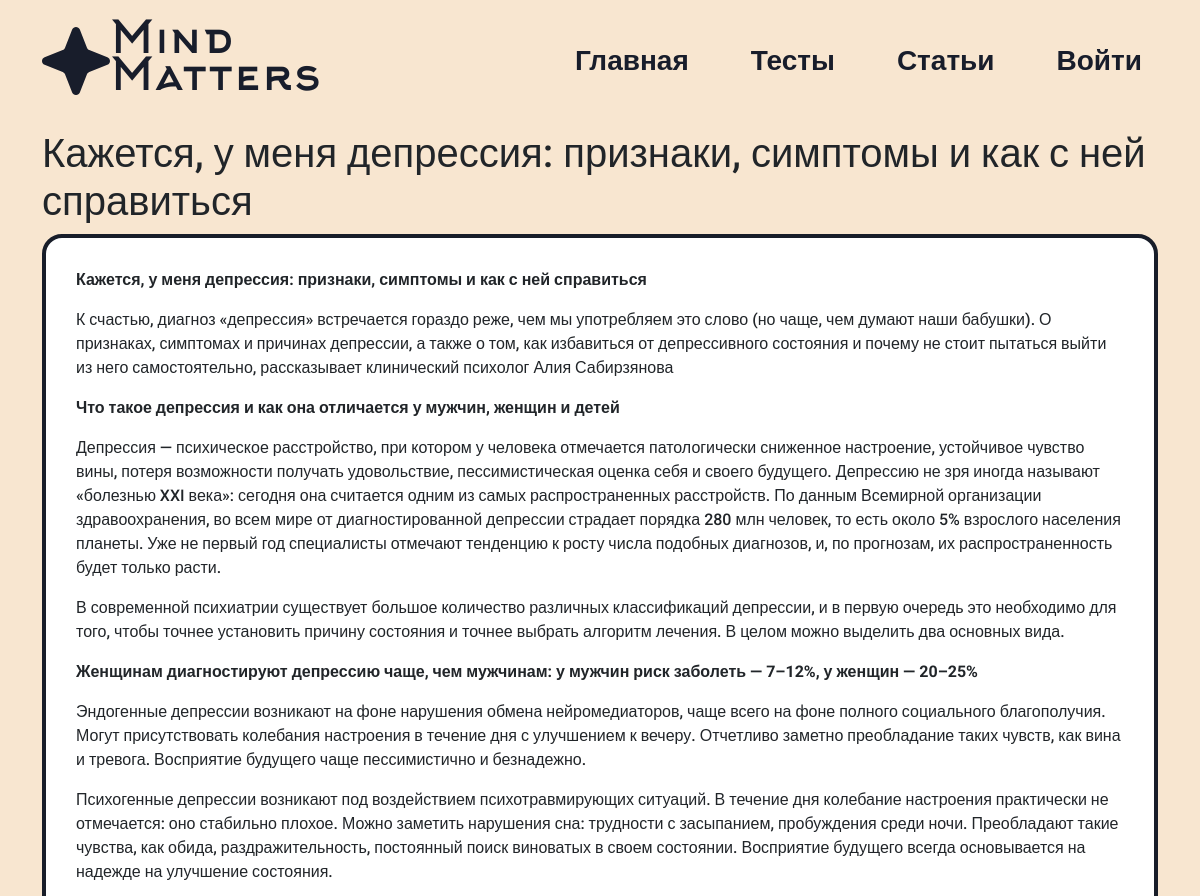
Page /article/3 (upper part) on the earlier database version.
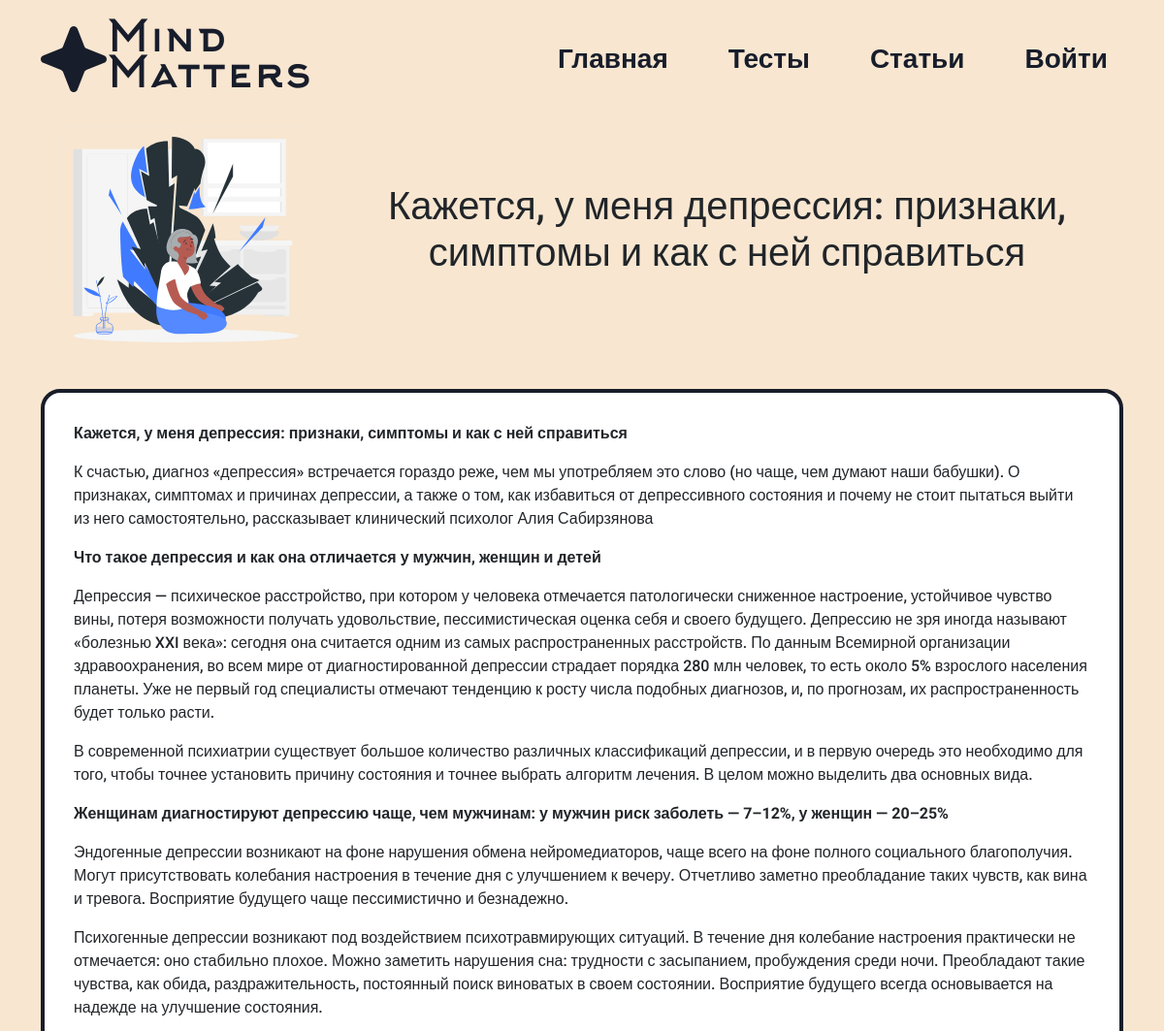
Same page on the later database version.
### app/models.py (models this page shows, shortened)
class Articles(db.Model):
    id = db.Column(db.Integer,primary_key=True)
    title = db.Column(db.String(100))
    text = db.Column(db.Text)
    image_name = db.Column(db.String(100))
    category = db.Column(db.String(100))
    color = db.Column(db.String(100))
    root = db.Column(db.Integer, default=1)

### app/views.py (the view, shortened to what this page needs)
@app.route('/article/<int:id>', methods=['GET', 'POST'])
def article(id):
    article = Articles.query.get(id)
    return render_template("article.html",article=article)

### app/views.py (called while the page is built)
@app.context_processor
def inject_user():
    def get_user_name():
        if 'name' in session:
            return Users.query.filter_by(email=session['name']).first()
    return dict(active_user=get_user_name())

### app/templates/article.html (shortened to what this page needs)
<!DOCTYPE html>
<html lang="en">
<head>
    <link
    href="https://cdn.jsdelivr.net/npm/bootstrap@5.3.3/dist/css/bootstrap.min.css"
    rel="stylesheet"
  />
  <link rel="stylesheet" href="../static/css/style.css" />
</head>
<body>
<div style="background-color:#f8e6d0" ;>
    <div class="header">
        <div class="head-wrp-base">
          <div class="container" bis_skin_checked="1">
            <header class="d-flex flex-wrap align-items-center py-4">
              <a
                href="/"
                class="d-flex align-items-center mb-3 mb-md-0 me-md-auto text-decoration-none main-logo"
              >
                <img src="../static/img/logo.svg" alt="" />
                <span class="logo-text"
                  >Mind <br />
                  Matters</span
                >
              </a>
              <ul class="nav nav-pills nav-links">
                <li class="nav-item">
                  <a href="/" class="nav-link first-link">Главная</a>
                </li>
                <li class="nav-item">
                  <a href="/tests" class="nav-link">Тесты</a>
                </li>
                <li class="nav-item">
                  <a href="/articles" class="nav-link">Статьи</a>
                </li>
                {%if 'name' in session%}
                <li class="nav-item">
                  <a href="/profile" class="nav-link auth">Профиль</a>
                </li>
                <li class="nav-item">
                  <a href="/logout" class="nav-link auth">Выйти</a>
                </li>
                {% else %}
                <li class="nav-item">
                  <a href="/auth" class="nav-link auth">Войти</a>
                </li>
                {%endif%}
              </ul>
            </header>
          </div>
        </div>
      </div>
    <div class="container">
        <div class="article-content py-2">
            {%if article.image_name%}
            <div class=" d-flex align-items-center mb-5 justify-content-between article-head">
                <div class="image">
                    <img src="../static/img/upload/{{article.image_name}}" class="image-fluid" width="100%" alt="">
                </div>
                <div class="title mx-5">
                    <h1>{{article.title}}</h1>
                </div>
            </div>
            {%else%}
            <div class="title">
                <h1>{{article.title}}</h1>
            </div>
            {%endif%}
            <div class="text mb-5">
                {% autoescape false %}
                {{article.text}}
                {% endautoescape %}
            </div>
        </div>
    </div>
</div>
</body>
</html>

Differences in the rows shown:
changed Articles "Кажется, у меня депрессия: признаки, симптомы и как с ней справиться": image_name empty → "1.svg" (drawn); image_name: picture added
